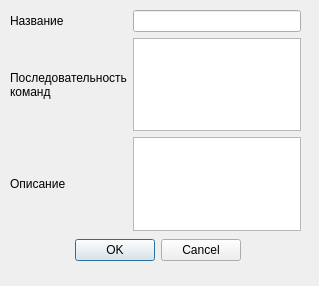
<?xml version="1.0" encoding="UTF-8"?>
<ui version="4.0">
 <class>Dialog</class>
 <widget class="QDialog" name="Dialog">
  <property name="geometry">
   <rect>
    <x>0</x>
    <y>0</y>
    <width>319</width>
    <height>286</height>
   </rect>
  </property>
  <property name="windowTitle">
   <string>Dialog</string>
  </property>
  <widget class="QDialogButtonBox" name="buttonBox">
   <property name="geometry">
    <rect>
     <x>20</x>
     <y>230</y>
     <width>221</width>
     <height>41</height>
    </rect>
   </property>
   <property name="orientation">
    <enum>Qt::Horizontal</enum>
   </property>
   <property name="standardButtons">
    <set>QDialogButtonBox::Cancel|QDialogButtonBox::Ok</set>
   </property>
  </widget>
  <widget class="QWidget" name="gridLayoutWidget">
   <property name="geometry">
    <rect>
     <x>10</x>
     <y>10</y>
     <width>291</width>
     <height>221</height>
    </rect>
   </property>
   <layout class="QGridLayout" name="gridLayout">
    <property name="leftMargin">
     <number>0</number>
    </property>
    <item row="0" column="0">
     <widget class="QLabel" name="label">
      <property name="text">
       <string>Название</string>
      </property>
     </widget>
    </item>
    <item row="1" column="0">
     <widget class="QLabel" name="label_2">
      <property name="enabled">
       <bool>true</bool>
      </property>
      <property name="text">
       <string>Последовательность команд</string>
      </property>
      <property name="wordWrap">
       <bool>true</bool>
      </property>
      <property name="margin">
       <number>1</number>
      </property>
     </widget>
    </item>
    <item row="2" column="0">
     <widget class="QLabel" name="label_3">
      <property name="text">
       <string>Описание</string>
      </property>
     </widget>
    </item>
    <item row="2" column="1">
     <widget class="QTextEdit" name="textEdit"/>
    </item>
    <item row="0" column="1">
     <widget class="QLineEdit" name="lineEdit"/>
    </item>
    <item row="1" column="1">
     <widget class="QTextEdit" name="textEdit_2"/>
    </item>
   </layout>
  </widget>
 </widget>
 <resources/>
 <connections>
  <connection>
   <sender>buttonBox</sender>
   <signal>accepted()</signal>
   <receiver>Dialog</receiver>
   <slot>accept()</slot>
   <hints>
    <hint type="sourcelabel">
     <x>248</x>
     <y>254</y>
    </hint>
    <hint type="destinationlabel">
     <x>157</x>
     <y>274</y>
    </hint>
   </hints>
  </connection>
  <connection>
   <sender>buttonBox</sender>
   <signal>rejected()</signal>
   <receiver>Dialog</receiver>
   <slot>reject()</slot>
   <hints>
    <hint type="sourcelabel">
     <x>316</x>
     <y>260</y>
    </hint>
    <hint type="destinationlabel">
     <x>286</x>
     <y>274</y>
    </hint>
   </hints>
  </connection>
 </connections>
</ui>
